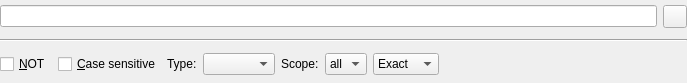
<?xml version="1.0" encoding="UTF-8"?>
<ui version="4.0">
 <author>Pere Constans</author>
 <class>c2bSearchInFilesPattern</class>
 <widget class="QWidget" name="c2bSearchInFilesPattern">
  <property name="geometry">
   <rect>
    <x>0</x>
    <y>0</y>
    <width>687</width>
    <height>83</height>
   </rect>
  </property>
  <property name="windowTitle">
   <string>Pattern</string>
  </property>
  <layout class="QGridLayout">
   <property name="leftMargin">
    <number>0</number>
   </property>
   <property name="topMargin">
    <number>0</number>
   </property>
   <property name="rightMargin">
    <number>0</number>
   </property>
   <property name="bottomMargin">
    <number>0</number>
   </property>
   <property name="spacing">
    <number>6</number>
   </property>
   <item row="1" column="0" colspan="8">
    <widget class="Line" name="line">
     <property name="orientation">
      <enum>Qt::Horizontal</enum>
     </property>
    </widget>
   </item>
   <item row="0" column="0" colspan="8">
    <layout class="QHBoxLayout">
     <property name="spacing">
      <number>6</number>
     </property>
     <property name="leftMargin">
      <number>0</number>
     </property>
     <property name="topMargin">
      <number>0</number>
     </property>
     <property name="rightMargin">
      <number>0</number>
     </property>
     <property name="bottomMargin">
      <number>0</number>
     </property>
     <item>
      <widget class="c2bLineEdit" name="inputPattern"/>
     </item>
     <item>
      <widget class="QToolButton" name="clearB">
       <property name="icon">
        <iconset resource="cb2bib.qrc">
         <normaloff>:/icons/icons/clear_left.png</normaloff>:/icons/icons/clear_left.png</iconset>
       </property>
      </widget>
     </item>
    </layout>
   </item>
   <item row="2" column="7">
    <spacer>
     <property name="orientation">
      <enum>Qt::Horizontal</enum>
     </property>
     <property name="sizeHint" stdset="0">
      <size>
       <width>16</width>
       <height>20</height>
      </size>
     </property>
    </spacer>
   </item>
   <item row="2" column="2">
    <widget class="QLabel" name="label">
     <property name="text">
      <string>Type:</string>
     </property>
    </widget>
   </item>
   <item row="2" column="0">
    <widget class="QCheckBox" name="NOT">
     <property name="text">
      <string>&amp;NOT</string>
     </property>
    </widget>
   </item>
   <item row="2" column="4">
    <widget class="QLabel" name="label_2">
     <property name="text">
      <string>Scope:</string>
     </property>
    </widget>
   </item>
   <item row="2" column="3">
    <widget class="QComboBox" name="patternType">
     <property name="sizePolicy">
      <sizepolicy hsizetype="Preferred" vsizetype="Fixed">
       <horstretch>0</horstretch>
       <verstretch>0</verstretch>
      </sizepolicy>
     </property>
    </widget>
   </item>
   <item row="2" column="1">
    <widget class="QCheckBox" name="caseSensitive">
     <property name="text">
      <string>&amp;Case sensitive</string>
     </property>
    </widget>
   </item>
   <item row="2" column="6">
    <widget class="QComboBox" name="yearScope">
     <item>
      <property name="text">
       <string>Exact</string>
      </property>
     </item>
     <item>
      <property name="text">
       <string>Newer</string>
      </property>
     </item>
     <item>
      <property name="text">
       <string>Older</string>
      </property>
     </item>
    </widget>
   </item>
   <item row="2" column="5">
    <widget class="QComboBox" name="patternScope">
     <item>
      <property name="text">
       <string>all</string>
      </property>
     </item>
    </widget>
   </item>
  </layout>
 </widget>
 <customwidgets>
  <customwidget>
   <class>c2bLineEdit</class>
   <extends>QLineEdit</extends>
   <header>c2bLineEdit.h</header>
  </customwidget>
 </customwidgets>
 <resources>
  <include location="cb2bib.qrc"/>
 </resources>
 <connections>
  <connection>
   <sender>clearB</sender>
   <signal>clicked()</signal>
   <receiver>inputPattern</receiver>
   <slot>clear()</slot>
   <hints>
    <hint type="sourcelabel">
     <x>639</x>
     <y>19</y>
    </hint>
    <hint type="destinationlabel">
     <x>402</x>
     <y>9</y>
    </hint>
   </hints>
  </connection>
  <connection>
   <sender>clearB</sender>
   <signal>clicked()</signal>
   <receiver>inputPattern</receiver>
   <slot>setFocus()</slot>
   <hints>
    <hint type="sourcelabel">
     <x>629</x>
     <y>27</y>
    </hint>
    <hint type="destinationlabel">
     <x>477</x>
     <y>24</y>
    </hint>
   </hints>
  </connection>
 </connections>
</ui>
